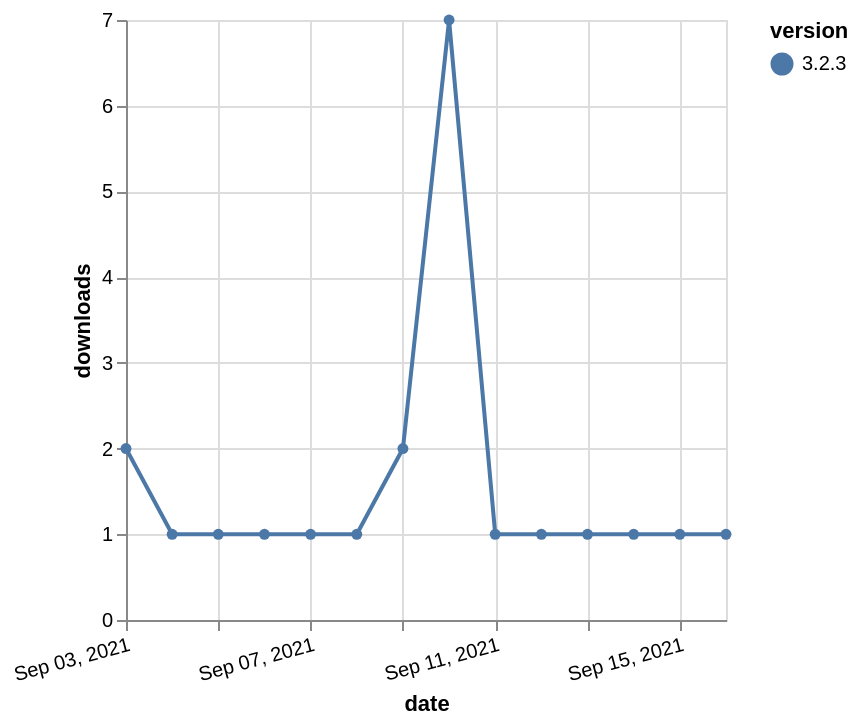

Source (Vega-Lite JSON):
### Vega-Lite specification from a JSON file in a GitHub repository (floating-point values rounded to 4 significant figures)
{"$schema": "https://vega.github.io/schema/vega-lite/v5.json", "description": "A simple bar chart with embedded data.", "data": {"values": [{"date": "2021-09-03", "total": 558, "delta": 2, "version": "3.2.3"}, {"date": "2021-09-04", "total": 559, "delta": 1, "version": "3.2.3"}, {"date": "2021-09-05", "total": 560, "delta": 1, "version": "3.2.3"}, {"date": "2021-09-06", "total": 561, "delta": 1, "version": "3.2.3"}, {"date": "2021-09-07", "total": 562, "delta": 1, "version": "3.2.3"}, {"date": "2021-09-08", "total": 563, "delta": 1, "version": "3.2.3"}, {"date": "2021-09-09", "total": 565, "delta": 2, "version": "3.2.3"}, {"date": "2021-09-10", "total": 572, "delta": 7, "version": "3.2.3"}, {"date": "2021-09-11", "total": 573, "delta": 1, "version": "3.2.3"}, {"date": "2021-09-12", "total": 574, "delta": 1, "version": "3.2.3"}, {"date": "2021-09-13", "total": 575, "delta": 1, "version": "3.2.3"}, {"date": "2021-09-14", "total": 576, "delta": 1, "version": "3.2.3"}, {"date": "2021-09-15", "total": 577, "delta": 1, "version": "3.2.3"}, {"date": "2021-09-16", "total": 578, "delta": 1, "version": "3.2.3"}]}, "width": "container", "mark": {"type": "line", "point": {"filled": true}}, "encoding": {"x": {"field": "date", "type": "temporal", "timeUnit": "yearmonthdate", "title": "date", "axis": {"labelAngle": -15}}, "y": {"field": "delta", "type": "quantitative", "title": "downloads"}, "color": {"field": "version", "type": "nominal"}, "tooltip": {"field": "delta"}}}
